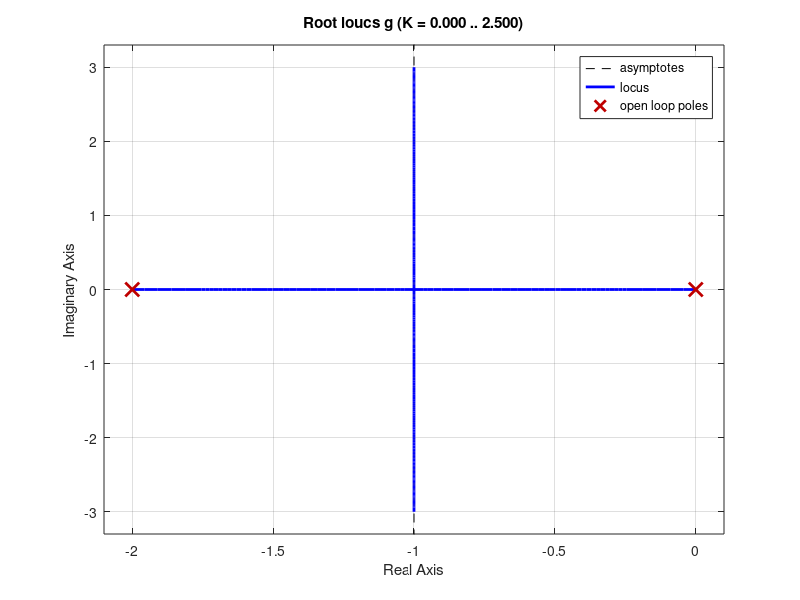
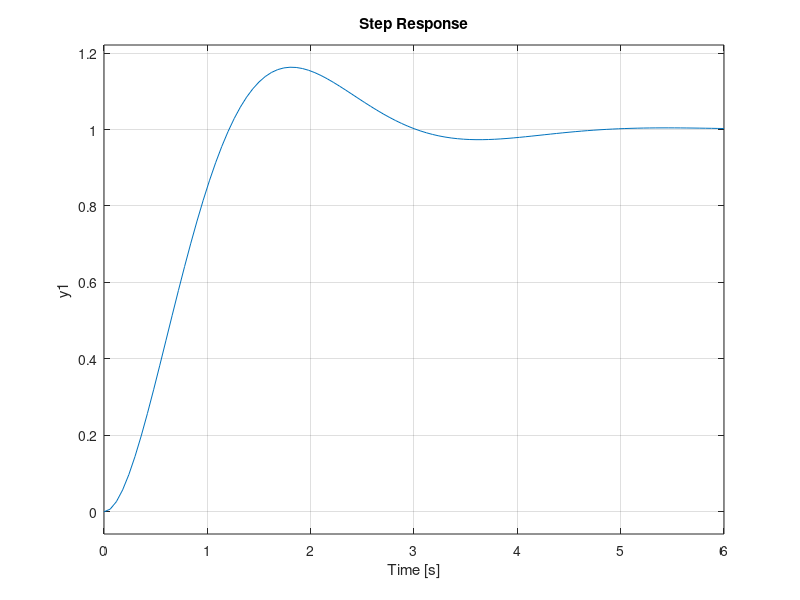
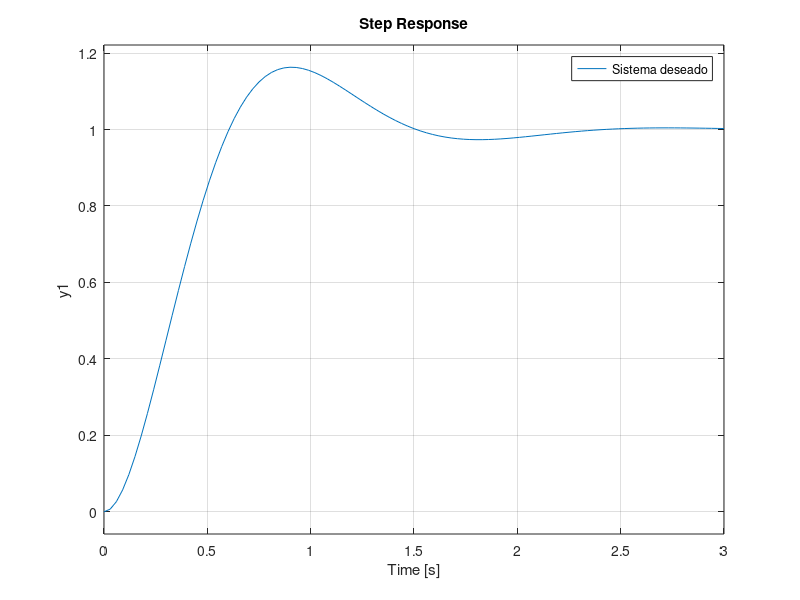
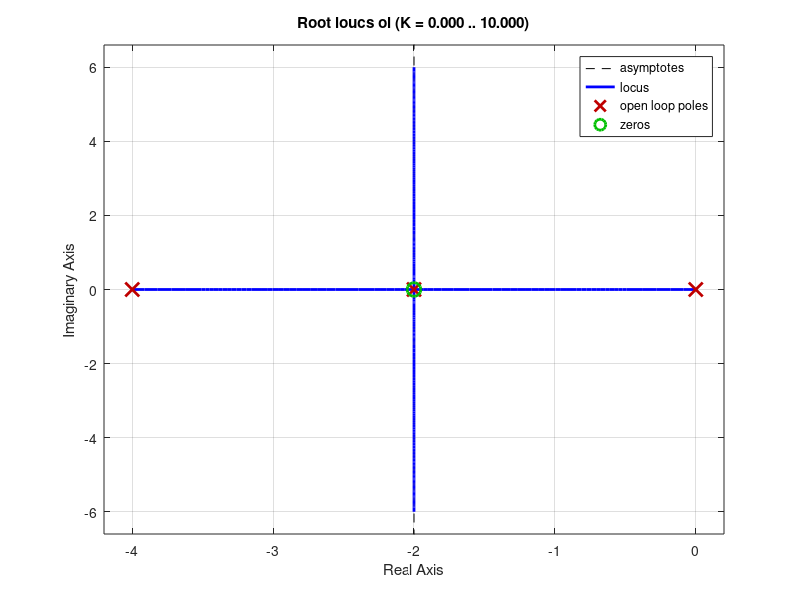

These figures' MATLAB source, in order:
clc
clear
close all

%---------sistema en lazo abierto---
g=tf(4,[1 2 0]);
rlocus(g)
figure
g_cl=feedback(g,1);
step(g_cl)
%---------sistema en lazo abierto---

%----------polos deseados-----------
s1=-2+2*sqrt(3)*i;
s2=-2-2*sqrt(3)*i;
den=conv([1 -s1],[1 -s2]);
hd=tf(den(3),den);
figure
step(hd)
legend('Sistema deseado')


%---------sistema en lazo abierto con G_c(s)=(s+z)/(s+p)---
%----------Encontrando angulo faltante------
ang = rad2deg(angle(4/(s1*(s1+2))));
angf= 180-ang;
phi=90;
theta=phi-angf;

% phi=90;
% theta=phi-angf;
%---------encontrando el cero y el polo---
x1=imag(s1)/tand(phi);
x2=imag(s1)/tand(theta);
z=x1+abs(real(s1));
p=x2+abs(real(s1));


gc=tf([1 z],[1 p]);
ol=gc*g;
%----verificamos condicion del angulo---
ang = rad2deg(angle(4*(s1+z)/(s1*(s1+2)*(s1+p))));
figure
rlocus(ol)
%---------sistema en lazo abierto con G_c(s)---


%---------encontrando la ganancia----

num=4*(s1+z);
den=s1*(s1+2)*(s1+p);
%num=4*(s1/3.26+1);
%den=s1*(s1+2)*(s1/6.13+1);
div=abs(num/den);
%K=5.061;
K=1/div;
%---------encontrando la ganancia----

%-------controlador completo----
gc=K*gc;
%-------controlador completo----
sc=gc*g; % sistema completo en lazo abierto
cl=feedback(sc,1) % sistema compensado en lazo cerrado
sis=feedback(g,1); % sistema sin compensador en lazo cerrado
figure
step(cl,'k')
hold on
step(sis,'b')
step(hd,'.r')
title('Respuesta al escalon')
legend('Sistema compensado', 'Sistema no compensado', 'Sistema deseado')

figure
subplot(1,2,1)
pzmap(sis,'b')
title('Sistema no compensado')
subplot(1,2,2)
pzmap(cl,'k')
title('Sistema compensado')
%----------compensador usando operacionales-------

R1=30.67e3;
R2=16.31e3;
R3=10e3;
R4=50.061e3;
C1=10e-6;
C2=C1;

K_c=R4*C1/(R3*C2);
z=1/(R1*C1);
p=1/(R2*C2);
Gc=tf(K_c*[1 z],[1 p]);
s_con=feedback(Gc*g,1)
figure
step(s_con,'k')
hold on
step(sis,'b')

title('Respuesta al escalon-Controlador implementado con operacionales')
legend('Sistema compensado', 'Sistema no compensado')


%-----------otra red de adelanto------

%---------sistema en lazo abierto con G_c(s)---
gc_2=tf([1 8],1);

ol=gc_2*g;
figure
rlocus(ol)
%---------sistema en lazo abierto con G_c(s)---


%---------encontrando la ganancia----
s1=-2+2*sqrt(3)*i;
num=4*(s1+8);
den=s1*(s1+2);
%num=4*(s1/3.26+1);
%den=s1*(s1+2)*(s1/6.13+1);
div=abs(num/den);
K=1/div;

%---------encontrando la ganancia----

sc=K*ol; % sistema completo en lazo abierto
cl=feedback(sc,1) % sistema compensado en lazo cerrado
sis=feedback(g,1); % sistema sin compensador en lazo cerrado
figure
step(cl,'k')
hold on
step(sis,'b')
step(hd,'.r')
title('Respuesta al escalon')
legend('Sistema compensado', 'Sistema no compensado', 'Sistema deseado')

figure
subplot(1,2,1)
pzmap(sis,'b')
title('Sistema no compensado')
subplot(1,2,2)
pzmap(cl,'k')
title('Sistema compensado')
%----------compensador usando operacionales-------

C=10e-6;
R3=10e3;
R4=10e3;
R1=1/(8*C);
R2=K/C;%C*K*R1^2;

K_c=R4*R2*C/(R3);%R4*R2/(R1^2*R3*C);
z=1/(R1*C);
Gc=tf(K_c*[1 z],1);
s_con=feedback(Gc*g,1);
figure
step(s_con,'k')
hold on
step(sis,'b')
title('Respuesta al escalon-Controlador implementado con operacionales')
legend('Sistema compensado', 'Sistema no compensado')
